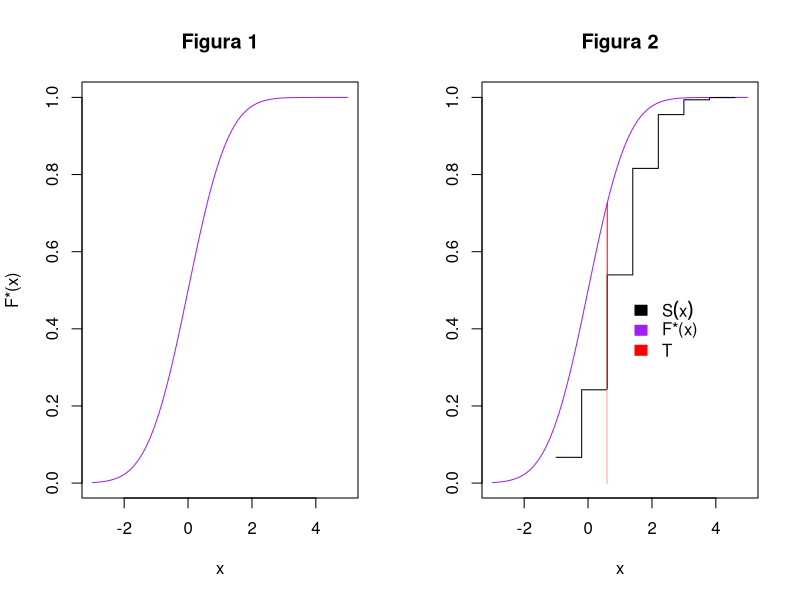

This figure's R source:
## ---- chunk 1
par(mfrow=c(1,2))

x=seq(-3,5,0.01)
y=pnorm(x)
plot(x,y,type="l",xlab= "x",ylab = "F*(x)", main = "Figura 1",col="purple")

x=seq(-3,5,0.01)
y=pnorm(x)
plot(x,y,type="l",xlab= "x",ylab= "", main = "Figura 2",col="purple")

x1=seq(-1,5,0.8)
y1=pnorm(x1,0.5,1.0)
lines(x1,y1,type = "s")

xx=seq(-1,5,0.8)
yy=pnorm(xx)
yy1=pnorm(xx,0.5,1.0)

distancias=yy-yy1

distancia_grande=max(distancias)


x=xx[3]
y=pnorm(x)
y2=yy1[2]

lines(x,y,type = "h",col="red")
lines(x,y2,type = "h",col="white ")

legend(x=1,y=0.5,legend=c(expression(paste(S(x))),expression(paste("F*(x)")),expression(paste(T))),fill =c("black","purple","red"), border=c("black","purple","red"),bty = "n" )



## ---- chunk 2
library(tidyverse)
library(knitr)
library(kableExtra)

data_frame("$i$" = 1:10, "$X(i)=x$" = c(0.203,0.329,0.382,0.477,0.480,0.503,0.554,0.581,0.621, 0.710),"$F^*(x)$"=c(0.203,0.329,0.382,0.477,0.480,0.503,0.554,0.581,0.621, 0.710),"$S_n$"=c(1/10,2/10,3/10,4/10,5/10,6/10,7/10,8/10,9/10,1),"$F^*(x)-S_n(x)$"=c(0.103,0.129,0.082,0.077, -0.020,-0.097,-0.146,-0.219,-0.279,-0.290),"$|F^*(x)-S_n(x)|$"=c(0.103,0.129,0.082,0.077,0.020,0.097,0.146, 0.219,0.279,0.290)) %>% 
  kable( booktabs = T, align=rep('c')) %>% kable_styling(bootstrap_options = "striped", full_width = F)
## ---- chunk 3
i = c(1:10) #Representa el numero de nuestra muestra
x = c(0.203,0.329,0.382,0.477,0.480,0.503,0.554,0.581,0.621, 0.710) #Los datos de la muestra
X_i = sort(x) #ordena nuestros datos
F_=c(0.203,0.329,0.382,0.477,0.480,0.503,0.554,0.581,0.621, 0.710)
Sn=c(1/10,2/10,3/10,4/10,5/10,6/10,7/10,8/10,9/10,1)
Tabla = cbind(i,X_i=X_i,F_,Sn,"|F_-Sn|"=abs(F_-Sn))
Tabla

EstdPrueba = max(Tabla [,5])
EstdPrueba
## ---- chunk 4
#Prueba
ks.test(X_i,Sn)
## ---- chunk 5
m1=lm(Loblolly$height~Loblolly$age)
x=rstandard(m1)

ks.test(x,"pnorm",0,1)
